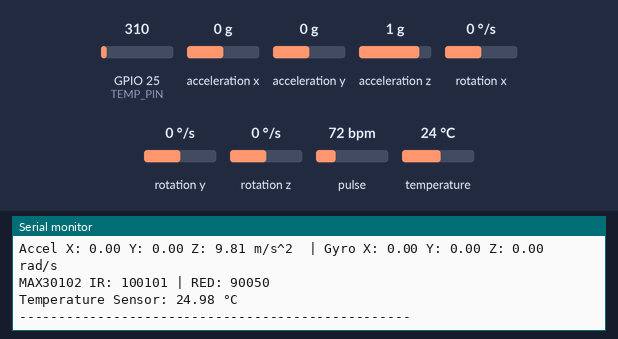
Recording of a sketch running on a simulated ESP32. On the bench: the last lines printed to the serial monitor. The test bench sets the inputs (shaded band); at power-on: acceleration x 0 g, GPIO 25 (TEMP_PIN) = 310, acceleration y 0 g, acceleration z 1 g, rotation x 0 °/s, rotation y 0 °/s, rotation z 0 °/s, pulse 72 bpm, temperature 24 °C.

Above: at 2.2 s.
2.3 s: acceleration x set to -1.4 g
At 3.6 s:
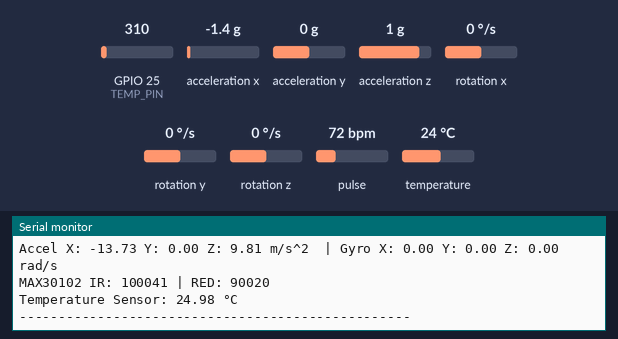
3.8 s: GPIO 25 (TEMP_PIN) set to 372
At 4.9 s:
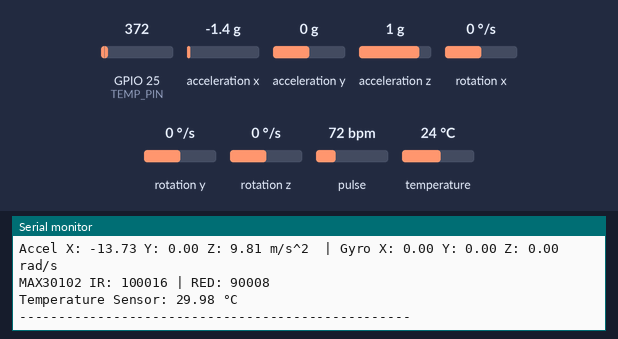
5.3 s: acceleration y set to -1.4 g
At 6.6 s:
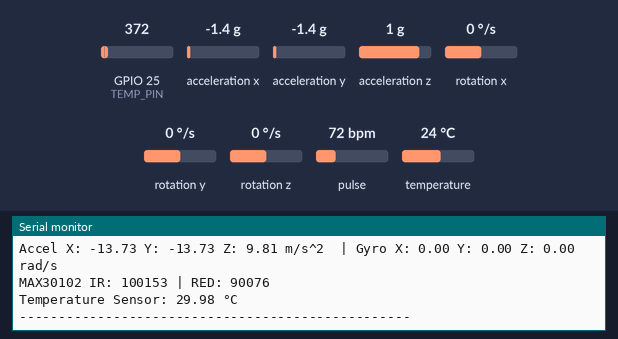
6.8 s: acceleration z set to -1.4 g
At 8.0 s:
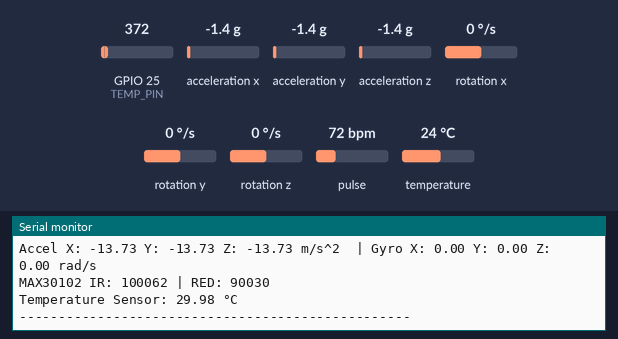
8.3 s: GPIO 25 (TEMP_PIN) set to 434
At 8.3 s:
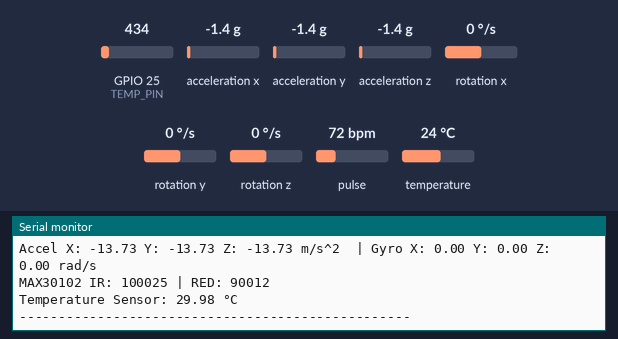
9.8 s: rotation x set to -192 °/s
At 10.5 s:
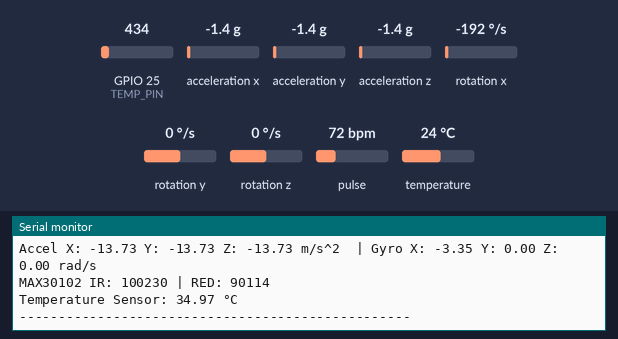
Timing chart, 0 to 12.3 s (numbered marks = the images above; inputs shaded):
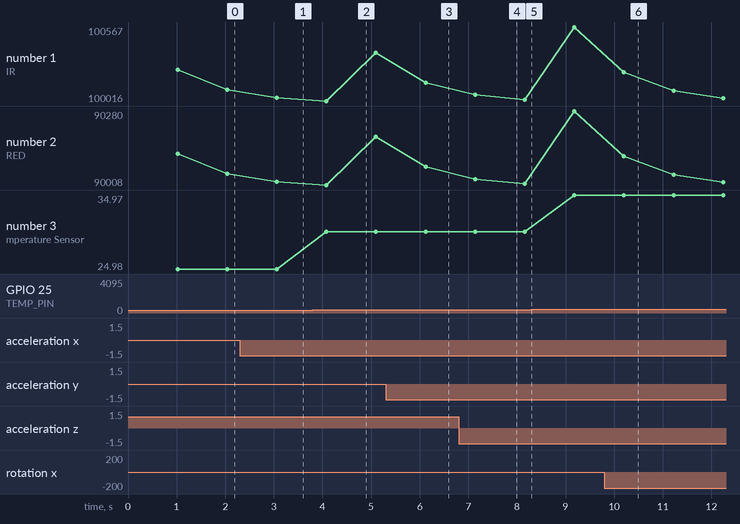

The sketch:

Batch4.ino
```cpp
#include <Wire.h>
#include <Adafruit_MPU6050.h>
#include <Adafruit_Sensor.h>
#include "MAX30105.h"   // SparkFun MAX3010x library (works for MAX30102)

// Objects
Adafruit_MPU6050 mpu;
MAX30105 particleSensor;

// I2C objects for different buses
TwoWire I2C_MPU = TwoWire(0);   // For MPU6050
TwoWire I2C_MAX = TwoWire(1);   // For MAX30102

// Temperature sensor pin (LM35 on ESP32)
#define TEMP_PIN 25   // Analog input pin

void setup() {
  Serial.begin(115200);
  delay(1000);

  // === Initialize MPU6050 ===
  I2C_MPU.begin(18, 19, 400000);   // SDA=18, SCL=19
  if (!mpu.begin(0x68, &I2C_MPU)) {
    Serial.println("Failed to find MPU6050 chip");
    while (1) { delay(10); }
  }
  mpu.setAccelerometerRange(MPU6050_RANGE_8_G);
  mpu.setGyroRange(MPU6050_RANGE_500_DEG);
  mpu.setFilterBandwidth(MPU6050_BAND_21_HZ);
  Serial.println("MPU6050 Initialized");

  // === Initialize MAX30102 ===
  I2C_MAX.begin(22, 21, 400000);   // SDA=22, SCL=21
  if (!particleSensor.begin(I2C_MAX)) {
    Serial.println("MAX30102 not found. Check wiring/power.");
    while (1) { delay(10); }
  }
  particleSensor.setup(); // Default configuration
  Serial.println("MAX30102 Initialized");

  Serial.println("ESP32 Sensors Ready");
}

void loop() {
  // === MPU6050 Readings ===
  sensors_event_t a, g, temp;
  mpu.getEvent(&a, &g, &temp);

  Serial.print("Accel X: "); Serial.print(a.acceleration.x);
  Serial.print(" Y: "); Serial.print(a.acceleration.y);
  Serial.print(" Z: "); Serial.print(a.acceleration.z); Serial.print(" m/s^2 ");

  Serial.print(" | Gyro X: "); Serial.print(g.gyro.x);
  Serial.print(" Y: "); Serial.print(g.gyro.y);
  Serial.print(" Z: "); Serial.print(g.gyro.z); Serial.println(" rad/s");

  // === MAX30102 Readings ===
  long irValue = particleSensor.getIR();
  long redValue = particleSensor.getRed();

  Serial.print("MAX30102 IR: "); Serial.print(irValue);
  Serial.print(" | RED: "); Serial.println(redValue);

  // === Analog Temperature Sensor (LM35) ===
  int rawValue = analogRead(TEMP_PIN);
  float voltage = (rawValue / 4095.0) * 3.3; // ESP32 ADC: 0-4095 → 0-3.3V
  float temperatureC = voltage * 100.0;      // LM35: 10mV per °C

  Serial.print("Temperature Sensor: ");
  Serial.print(temperatureC);
  Serial.println(" °C");

  Serial.println("--------------------------------------------------");
  delay(1000);
}
```

Measured:
- after the input at 2.3 s, the serial monitor: prints a new line after 0.75 s (image 1)
- after the input at 3.8 s, the serial monitor: prints a new line after 0.28 s (image 2)
- after the input at 5.3 s, the serial monitor: prints a new line after 0.81 s (image 3)
- after the input at 6.8 s, the serial monitor: prints a new line after 0.33 s (image 4)
- after the input at 9.8 s, the serial monitor: prints a new line after 0.39 s (image 6)
- plotted number 3: 24.98 → 29.98 after the input at 3.8 s, 29.98 → 34.97 after the input at 8.3 s
